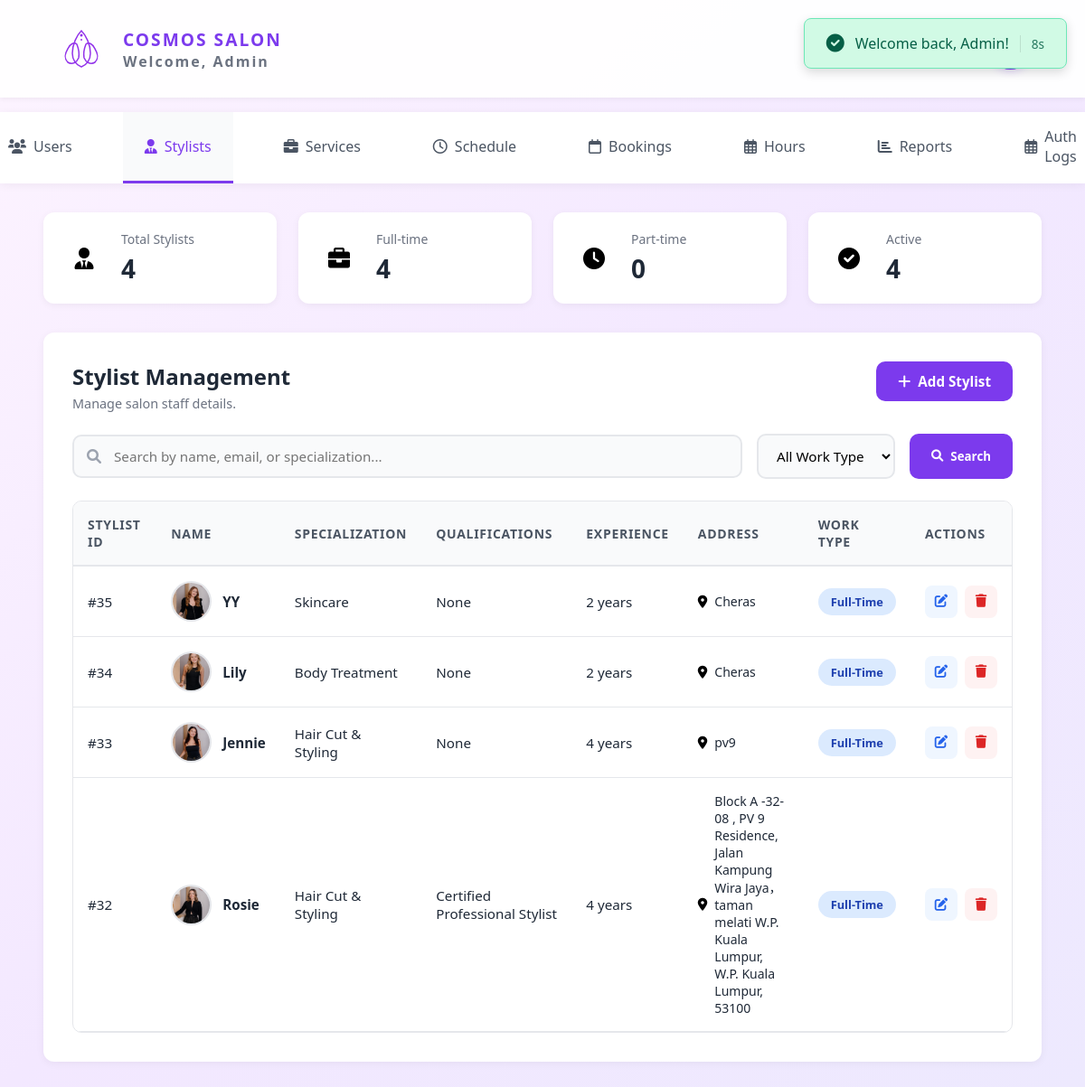
The page /salonsystem/users_management/stylist.php (signed in) on the database its author committed.
### tables this page shows
CREATE TABLE `user` (
  `user_id` int(11) NOT NULL,
  `name` varchar(50) NOT NULL,
  `email` varchar(100) NOT NULL,
  `phone` varchar(20) NOT NULL,
  `password_hash` varchar(255) NOT NULL,
  `role` enum('Customer','Staff','Admin') NOT NULL DEFAULT 'Customer',
  `created_at` timestamp NOT NULL DEFAULT current_timestamp()
);

CREATE TABLE `stylist` (
  `stylist_id` int(11) NOT NULL,
  `user_id` int(11) NOT NULL,
  `photo` varchar(255) DEFAULT NULL,
  `specialization` varchar(100) DEFAULT NULL,
  `qualifications` varchar(255) DEFAULT NULL,
  `experience_years` int(11) DEFAULT 0,
  `address` varchar(255) DEFAULT NULL,
  `work_type` enum('full-time','part-time') DEFAULT 'full-time',
  `created_at` timestamp NOT NULL DEFAULT current_timestamp(),
  `updated_at` timestamp NOT NULL DEFAULT current_timestamp() ON UPDATE current_timestamp()
);

### salonsystem/users_management/stylist.php (the view, shortened to what this page needs)
<?php
require_once '../config.php';
$pageCSS = '../css/stylist.css';
$worktypeFilter = $_GET['work_type'] ?? 'all';
$searchQuery = isset($_GET['search']) ? trim($_GET['search']) : '';
$perPage = 7;
$page = isset($_GET['page']) ? max(1, (int)$_GET['page']) : 1;
$offset = ($page - 1) * $perPage;
$total_stylists = $pdo->query("SELECT COUNT(*) FROM stylist")->fetchColumn();
$total_fulltime = $pdo->query("SELECT COUNT(*) FROM stylist WHERE work_type = 'full-time'")->fetchColumn();
$total_parttime = $pdo->query("SELECT COUNT(*) FROM stylist WHERE work_type = 'part-time'")->fetchColumn();
$total_active = $total_stylists;
$filterSql = " WHERE 1=1";
$dataSql = "SELECT s.*, u.name, u.email, u.phone
    FROM stylist s
    INNER JOIN user u ON s.user_id = u.user_id" . $filterSql . "
    ORDER BY s.created_at DESC
    LIMIT :limit OFFSET :offset";
$stmt = $pdo->prepare($dataSql);
$stmt->bindValue(':limit', (int)$perPage, PDO::PARAM_INT);
$stmt->bindValue(':offset', (int)$offset, PDO::PARAM_INT);
$stmt->execute();
$stylists = $stmt->fetchAll();
include '../head.php';
include '../nav.php';
include '../flash_message.php';
?>
<div class="main-content">
    <div class="stats-grid">
        <div class="stat-card">
            <div class="stat-icon total">
                <i class="fas fa-user-tie"></i>
            </div>
            <div class="stat-info">
                <h3>Total Stylists</h3>
                <p class="stat-number"><?= $total_stylists ?></p>
            </div>
        </div>
        <div class="stat-card">
            <div class="stat-icon fulltime">
                <i class="fas fa-briefcase"></i>
            </div>
            <div class="stat-info">
                <h3>Full-time</h3>
                <p class="stat-number"><?= $total_fulltime ?></p>
            </div>
        </div>
        <div class="stat-card">
            <div class="stat-icon parttime">
                <i class="fas fa-clock"></i>
            </div>
            <div class="stat-info">
                <h3>Part-time</h3>
                <p class="stat-number"><?= $total_parttime ?></p>
            </div>
        </div>
        <div class="stat-card">
            <div class="stat-icon active">
                <i class="fas fa-check-circle"></i>
            </div>
            <div class="stat-info">
                <h3>Active</h3>
                <p class="stat-number"><?= $total_active ?></p>
            </div>
        </div>
    </div>
    <div class="content-card">
        <div class="section-header">
            <div>
                <h2 class="section-title">Stylist Management</h2>
                <p class="section-subtitle">Manage salon staff details.</p>
            </div>
            <button class="btn-add-stylist" onclick="addStylist()">
                <i class="fas fa-plus"></i>
                Add Stylist
            </button>
        </div>
        <form class="controls-bar" method="GET" action="">
            <div class="search-box">
                <i class="fas fa-search"></i>
                <input type="text" id="searchInput" name="search" placeholder="Search by name, email, or specialization..." value="<?php echo htmlspecialchars($searchQuery); ?>">
            </div>
            <select id="worktypeFilter" name="work_type" class="worktype-filter" onchange="this.form.submit()">
                <option value="all" <?php echo $worktypeFilter === 'all' ? 'selected' : ''; ?>>All Work Type</option>
            </select>
            <button type="submit" class="search-btn" style="padding:0.75rem 1.5rem; background:#7c3aed; color:white; border:none; border-radius:10px; cursor:pointer; font-weight:600; display:flex; align-items:center; gap:0.5rem; white-space:nowrap;">
                <i class="fas fa-search"></i>
                Search
            </button>
        </form>
        <div class="table-container">
            <table class="stylists-table">
                <thead>
                    <tr>
                        <th>Stylist ID</th>
                        <th>Name</th>
                        <th>Specialization</th>
                        <th>Qualifications</th>
                        <th>Experience</th>
                        <th>Address</th>
                        <th>Work Type</th>
                        <th>Actions</th>
                    </tr>
                </thead>
                <tbody id="stylistsTableBody">
                    <?php foreach($stylists as $stylist): ?>
                    <tr data-worktype="<?= htmlspecialchars($stylist->work_type) ?>">
                        <td>#<?= $stylist->stylist_id ?></td>
                        <td>
                            <div class="stylist-info">
                                <img src="<?= $stylist->photo ? htmlspecialchars($stylist->photo) : '/salonsystem/images/default-pic.jpg' ?>"
                                     alt="<?= htmlspecialchars($stylist->name) ?>"
                                     class="stylist-photo"
                                     onerror="this.src='/salonsystem/images/default-pic.jpg'">
                                <span class="stylist-name"><?= htmlspecialchars($stylist->name) ?></span>
                            </div>
                        </td>
                        <td><?= htmlspecialchars($stylist->specialization) ?></td>
                        <td><?= htmlspecialchars($stylist->qualifications ?: 'N/A') ?></td>
                        <td><?= $stylist->experience_years ?> years</td>
                        <td>
                            <?php if($stylist->address): ?>
                                <?php $address = htmlspecialchars($stylist->address); ?>
                                <div class="address-cell">
                                    <i class="fas fa-map-marker-alt"></i>
                                    <span><?= $address ?></span>
                                </div>
                            <?php else: ?>
                                N/A
                            <?php endif; ?>
                        </td>
                        <td><span class="work-type-badge <?= $stylist->work_type ?>"><?= ucfirst($stylist->work_type) ?></span></td>
                        <td>
                            <div class="action-buttons">
                                <button class="btn-icon edit" onclick='editStylist(<?= json_encode($stylist) ?>)' title="Edit">
                                    <i class="fas fa-edit"></i>
                                </button>
                                <button class="btn-icon delete" onclick="deleteStylist(<?= $stylist->stylist_id ?>)" title="Delete">
                                    <i class="fas fa-trash"></i>
                                </button>
                            </div>
                        </td>
                    </tr>
                    <?php endforeach; ?>
                </tbody>
            </table>
        </div>
    </div>
</div>
</body>
</html>

### salonsystem/head.php (shortened to what this page needs)
<?php
require_once __DIR__ . '/config.php';
$currentUser = null;
if (isset($_SESSION['logged_in']) && $_SESSION['logged_in'] === true && isset($_SESSION['user_id'])) {
    try {
        $stmt = $pdo->prepare("SELECT user_id, name, email, phone, role FROM user WHERE user_id = ?");
        $stmt->execute([$_SESSION['user_id']]);
        $currentUser = $stmt->fetch(PDO::FETCH_ASSOC);
    } catch (PDOException $e) {
        error_log("Error fetching user data: " . $e->getMessage());
    }
}
?>
<!DOCTYPE html>
<html lang="en">
<head>
    <link rel="stylesheet" href="https://cdnjs.cloudflare.com/ajax/libs/font-awesome/6.0.0/css/all.min.css">
    <link rel="stylesheet" href="/salonsystem/css/common.css">
    <?php if(isset($pageCSS)): ?>
        <link rel="stylesheet" href="<?php echo $pageCSS; ?>">
    <?php endif; ?>
</head>
<body>
<?php
if (isset($useIndexNav) && $useIndexNav === true):
?>
    <nav class="nav">
        <div class="logo-section">
            <a href="/salonsystem/index.php" style="text-decoration: none; display: flex; align-items: center; gap: 0.5rem;">
                <div class="logo">
                    <svg width="60" height="60" viewBox="0 0 60 60" fill="none" xmlns="http://www.w3.org/2000/svg">
                        <path d="M30 10C25 15 20 25 20 35C20 42 24 48 30 50C36 48 40 42 40 35C40 25 35 15 30 10Z" stroke="#9333ea" stroke-width="1.5" fill="none"/>
                        <path d="M15 30C12 35 10 40 15 45C20 48 25 45 27 40C28 35 27 30 25 25C22 22 17 25 15 30Z" stroke="#9333ea" stroke-width="1.5" fill="none"/>
                        <path d="M45 30C48 35 50 40 45 45C40 48 35 45 33 40C32 35 33 30 35 25C38 22 43 25 45 30Z" stroke="#9333ea" stroke-width="1.5" fill="none"/>
                        <circle cx="30" cy="15" r="1.5" fill="#9333ea"/>
                        <circle cx="30" cy="20" r="1" fill="#9333ea"/>
                    </svg>
                </div>
                <span class="brand-name">COSMOS SALON</span>
            </a>
        </div>
        <ul class="nav-links">
            <li><a href="#" class="active">HOME</a></li>
            <li><a href="#about">ABOUT</a></li>
            <li><a href="#treatments">SERVICES</a></li>
            <li><a href="#pricing">PRICING</a></li>
            <li><a href="#availability">AVAILABILITY</a></li>
            <li><a href="#contact">CONTACT</a></li>
            <?php if($currentUser): ?>
                <?php
                $roleButtonText = 'MY BOOKINGS';
                $roleButtonLink = 'appointment/my_bookings.php';
                if ($currentUser['role'] === 'Admin') {
                    $roleButtonText = 'ADMIN';
                    $roleButtonLink = 'users_management/users.php';
                } elseif ($currentUser['role'] === 'Staff') {
                    $roleButtonText = 'SCHEDULE';
                    $roleButtonLink = 'schedule_service/schedule.php';
                }
                ?>
                <li><a href="<?php echo $roleButtonLink; ?>" class="btn-outline-nav"><?php echo $roleButtonText; ?></a></li>
                <li>
                    <div class="user-profile-nav" onclick="toggleProfileMenuNav()">
                        <div class="avatar">
                            <img src="/salonsystem/images/default-pic.jpg" alt="<?php echo htmlspecialchars($currentUser['name']); ?>" class="avatar-img">
                        </div>
                        <div class="profile-dropdown" id="profileDropdownNav">
                            <div class="dropdown-header">
                                <div class="dropdown-user-info">
                                    <strong><?php echo htmlspecialchars($currentUser['name']); ?></strong>
                                    <span><?php echo htmlspecialchars($currentUser['email']); ?></span>
                                </div>
                            </div>
                            <div class="dropdown-item" onclick="viewProfile()">
                                <i class="fas fa-user-circle"></i>
                                <span>My Profile</span>
                            </div>
                            <div class="dropdown-item" onclick="logout()">
                                <i class="fas fa-sign-out-alt"></i>
                                <span>Logout</span>
                            </div>
                        </div>
                    </div>
                </li>
            <?php else: ?>
                <li><a href="users_management/login.php" class="btn-filled">LOGIN</a></li>
            <?php endif; ?>
        </ul>
    </nav>
<?php elseif (!isset($hideCommonHeader) || $hideCommonHeader === false):
?>
    <div class="header">
        <div class="header-left">
            <a href="/salonsystem/index.php" style="text-decoration: none; display: flex; align-items: center; gap: 0.5rem;">
            </a>
            <div class="header-title">
                <span>COSMOS SALON</span>
                <?php if($currentUser): ?>
                    <p>Welcome, <?php echo htmlspecialchars($currentUser['name']); ?></p>
                <?php endif; ?>
            </div>
        </div>
        <?php if($currentUser): ?>
            <div class="user-profile" onclick="toggleProfileMenu()">
                <div class="avatar">
                </div>
            </div>
        <?php endif; ?>
    </div>
<?php endif; ?>

### rows shown on the page
user: name "Admin"
stylist: stylist_id "35", photo (picture), user.name "YY", specialization "Skincare", qualifications "None", experience_years "2", address "Cheras", work_type "Full-Time"
stylist: stylist_id "34", photo (picture), user.name "Lily", specialization "Body Treatment", qualifications "None", experience_years "2", address "Cheras", work_type "Full-Time"
stylist: stylist_id "33", photo (picture), user.name "Jennie", specialization "Hair Cut & Styling", qualifications "None", experience_years "4", address "pv9", work_type "Full-Time"
stylist: stylist_id "32", photo (picture), user.name "Rosie", specialization "Hair Cut & Styling", qualifications "Certified Professional Stylist", experience_years "4", address "Block A -32-08 , PV 9 Residence, Jalan Kampung Wira Jaya，taman melati W.P. Kuala Lumpur, W.P. Kuala Lumpur, 53100", work_type "Full-Time"

### other values the page prints
$flashMessage "Welcome back, Admin!"
$total_stylists "4"
$total_fulltime "4"
$total_parttime "0"
$total_active "4"
